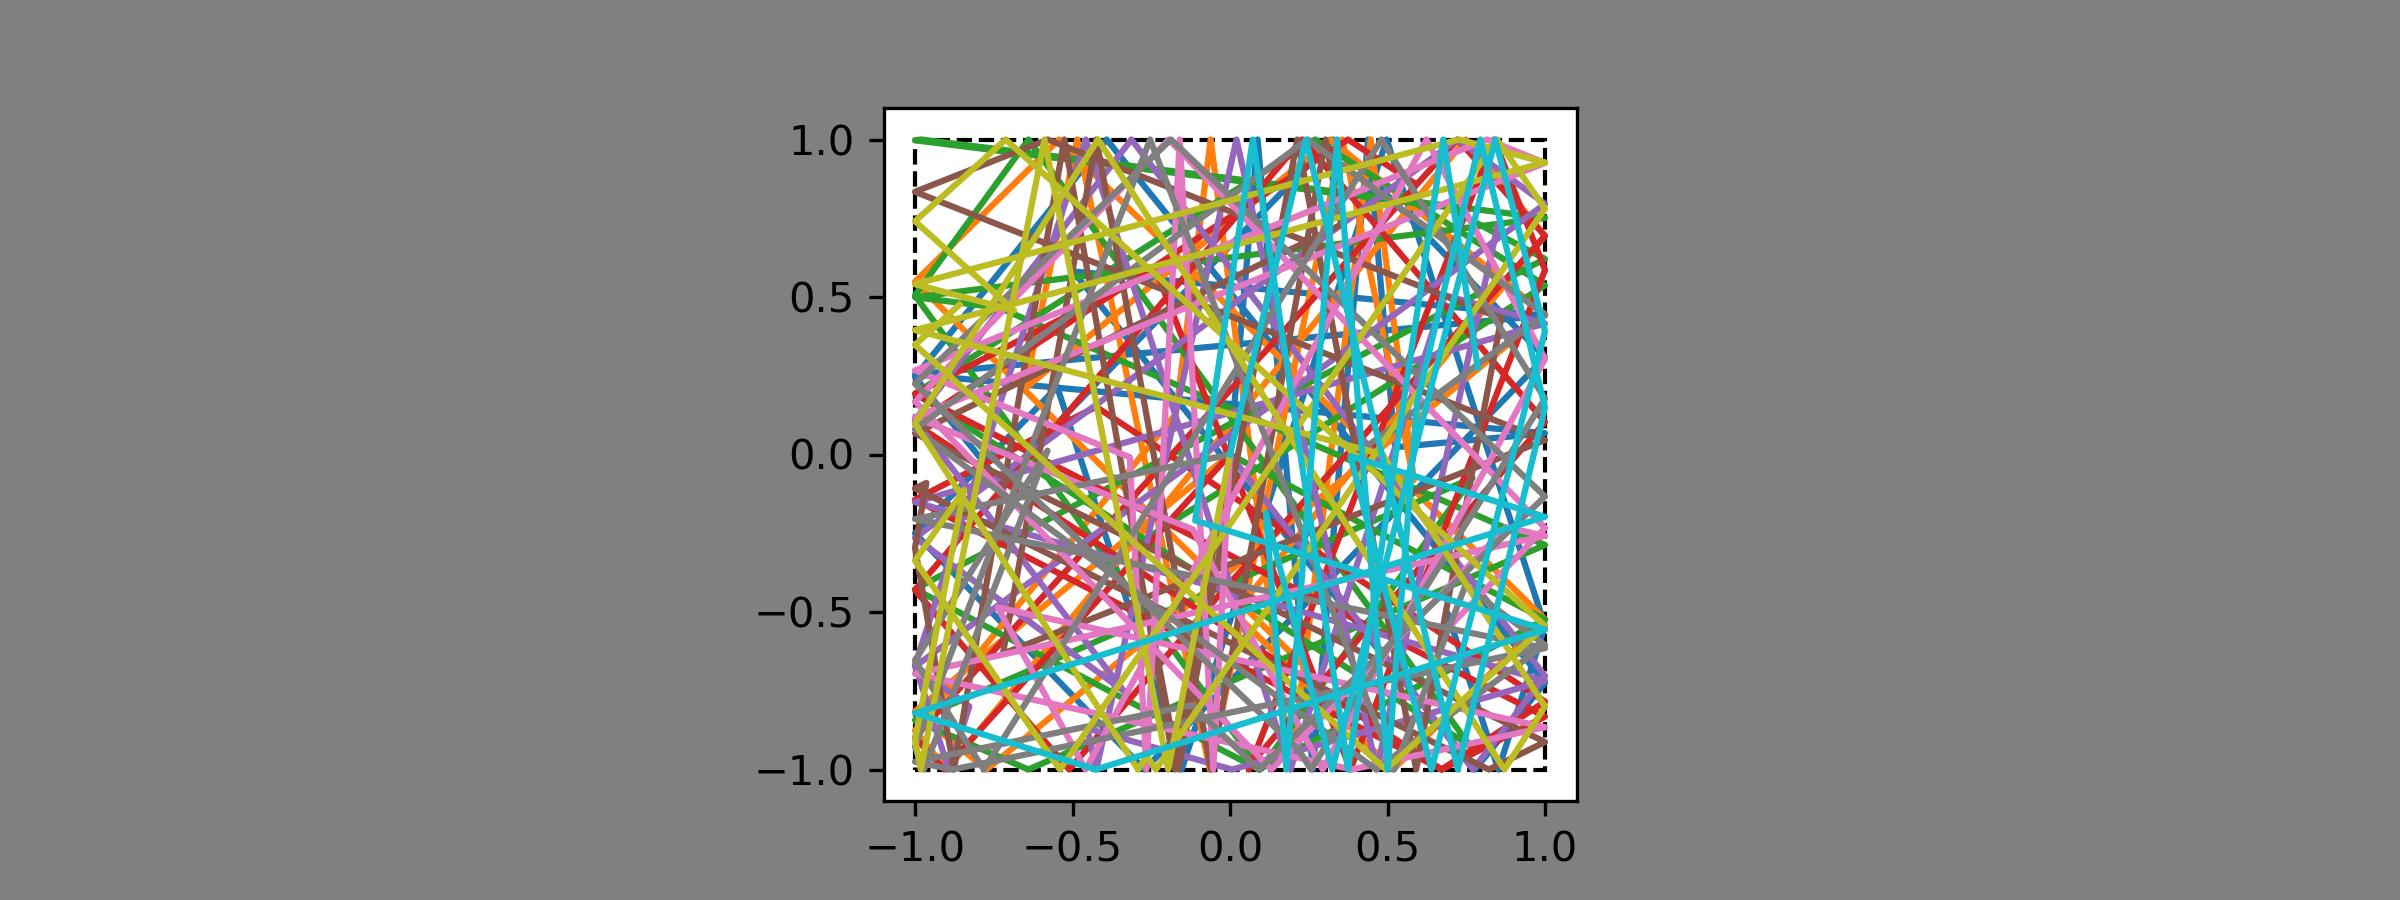

Source code (Python):
#!/usr/bin/env python3
# -*- coding: utf-8 -*-
"""
Created on Tue Jan 18 20:11:09 2022

@author: Alexander Southan
"""

import numpy as np
import matplotlib.pyplot as plt
import matplotlib.patches as patches
import matplotlib as mpl
import cycler
from mpl_toolkits.mplot3d import Axes3D

from pyRandomWalk import random_walk


n=10
# random_walk = random_walk(
#     step_number=100,
#     step_length=1,
#     number_of_walks=n,
#     start_points=[3, 10, 2],
#     dimensions=3,
#     angles_xy=[np.pi/2, np.pi, 3/2*np.pi, 2*np.pi],
#     angles_xz=[np.pi/4, np.pi*3/4],
#     angles_xz_p=[1, 1])
# random_walk = random_walk(
#     step_number=100,
#     step_length=1,
#     number_of_walks=20000,
#     start_x=3,
#     start_y=10,
#     start_z=2,
#     dimensions=3)
random_walk = random_walk(
    step_number=5, wall_mode='reflect',
    number_of_walks=n, limits={'x': [-1, 1], 'y': [-1,1], 'z': [-1, 1]}, dimensions=2, step_length=6)#,angles_xy=[np.pi/2, np.pi, 3/2*np.pi, 2*np.pi])
print(random_walk.end2end_euclidean)
print('l*sqrt(n)' , random_walk.end2end_mean)


x_values = []
y_values = []
for curr_walk in range(n):
    x_onbox = random_walk.reflect[0][curr_walk].values
    x_inbox = random_walk.coords[curr_walk, :, 0]
    x_comb = list(zip(x_onbox, x_inbox))
    curr_x = np.array([])
    for curr_tup in x_comb:
        for curr_it in curr_tup:
            curr_x = np.append(curr_x, curr_it)
    x_values.append(curr_x)

    y_onbox = random_walk.reflect[1][curr_walk].values
    y_inbox = random_walk.coords[curr_walk, :, 1]
    y_comb = list(zip(y_onbox, y_inbox))
    curr_y = np.array([])
    for curr_tup in y_comb:
        for curr_it in curr_tup:
            curr_y = np.append(curr_y, curr_it)
    y_values.append(curr_y)

fig1, ax1 = plt.subplots(1, figsize=(8,3), dpi=300)
for curr_x, curr_y in zip(x_values, y_values):
    ax1.plot(curr_x, curr_y)
# ax1.plot(np.concatenate(x_onbox), np.concatenate(y_onbox), ls='none', marker='o')

# color = mpl.cm.summer(np.linspace(0, 0.1, n))
# mpl.rcParams['axes.prop_cycle'] = cycler.cycler('color', color)

box = patches.Rectangle((random_walk.limits[0, 0], random_walk.limits[1, 0]),
                        random_walk.limits[0, 1]-random_walk.limits[0, 0],
                        random_walk.limits[1, 1]-random_walk.limits[1, 0],
                        linewidth=1, edgecolor='k', facecolor='none', ls='--')
ax1.add_patch(box)
ax1.set_aspect('equal', adjustable='box')
# ax1.set_axis_off()
fig1.set_facecolor('grey')
fig1.savefig('random_walk_example.png')

# # fig2 = plt.figure()
# # ax2 = fig2.gca(projection='3d')
# # ax2.plot(xs=random_walk.x[:, 0],
# #          ys=random_walk.y[:, 0],
# #          zs=random_walk.z[:, 0])
# # plt.figure(1)
# # # plt.hist(random_walk.end2end_real,bins=100)